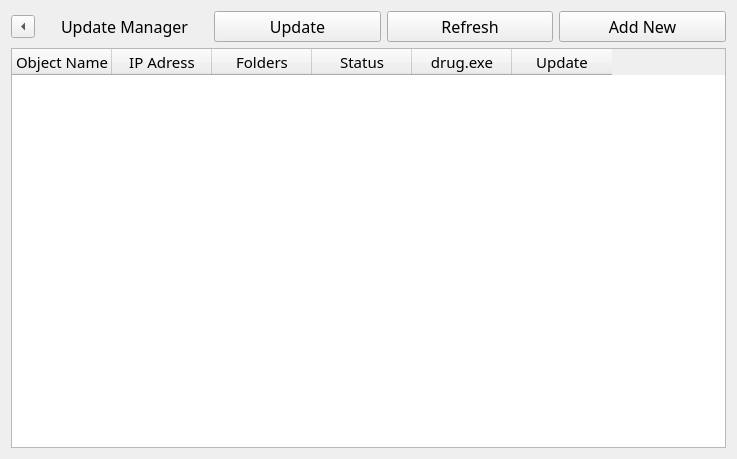
<?xml version="1.0" encoding="UTF-8"?>
<ui version="4.0">
 <class>ServerUpdate</class>
 <widget class="QWidget" name="ServerUpdate">
  <property name="geometry">
   <rect>
    <x>0</x>
    <y>0</y>
    <width>737</width>
    <height>459</height>
   </rect>
  </property>
  <property name="windowTitle">
   <string>Update Manager</string>
  </property>
  <layout class="QGridLayout" name="gridLayout">
   <item row="0" column="3">
    <widget class="QPushButton" name="refreshButton">
     <property name="font">
      <font>
       <family>Microsoft YaHei</family>
       <pointsize>12</pointsize>
      </font>
     </property>
     <property name="text">
      <string>Refresh</string>
     </property>
    </widget>
   </item>
   <item row="0" column="1">
    <widget class="QLabel" name="label">
     <property name="font">
      <font>
       <family>Microsoft YaHei</family>
       <pointsize>12</pointsize>
      </font>
     </property>
     <property name="text">
      <string>Update Manager</string>
     </property>
     <property name="alignment">
      <set>Qt::AlignCenter</set>
     </property>
    </widget>
   </item>
   <item row="0" column="2">
    <widget class="QPushButton" name="serverUpdateButton">
     <property name="font">
      <font>
       <family>Microsoft YaHei</family>
       <pointsize>12</pointsize>
      </font>
     </property>
     <property name="text">
      <string>Update</string>
     </property>
    </widget>
   </item>
   <item row="0" column="4">
    <widget class="QPushButton" name="addButton">
     <property name="font">
      <font>
       <family>Microsoft YaHei</family>
       <pointsize>12</pointsize>
      </font>
     </property>
     <property name="text">
      <string>Add New</string>
     </property>
    </widget>
   </item>
   <item row="0" column="0">
    <widget class="QToolButton" name="toolButton">
     <property name="whatsThis">
      <string>&lt;html&gt;&lt;head/&gt;&lt;body&gt;&lt;p&gt;Go back&lt;/p&gt;&lt;/body&gt;&lt;/html&gt;</string>
     </property>
     <property name="inputMethodHints">
      <set>Qt::ImhNone</set>
     </property>
     <property name="text">
      <string/>
     </property>
     <property name="icon">
      <iconset theme="edit-undo"/>
     </property>
     <property name="autoRepeatInterval">
      <number>100</number>
     </property>
     <property name="arrowType">
      <enum>Qt::LeftArrow</enum>
     </property>
    </widget>
   </item>
   <item row="1" column="0" colspan="5">
    <widget class="QTableWidget" name="tableWidget">
     <property name="font">
      <font>
       <family>Microsoft YaHei</family>
       <pointsize>11</pointsize>
      </font>
     </property>
     <column>
      <property name="text">
       <string>Object Name</string>
      </property>
     </column>
     <column>
      <property name="text">
       <string>IP Adress</string>
      </property>
     </column>
     <column>
      <property name="text">
       <string>Folders</string>
      </property>
     </column>
     <column>
      <property name="text">
       <string>Status</string>
      </property>
     </column>
     <column>
      <property name="text">
       <string>drug.exe</string>
      </property>
     </column>
     <column>
      <property name="text">
       <string>Update</string>
      </property>
     </column>
    </widget>
   </item>
  </layout>
 </widget>
 <resources/>
 <connections/>
</ui>
